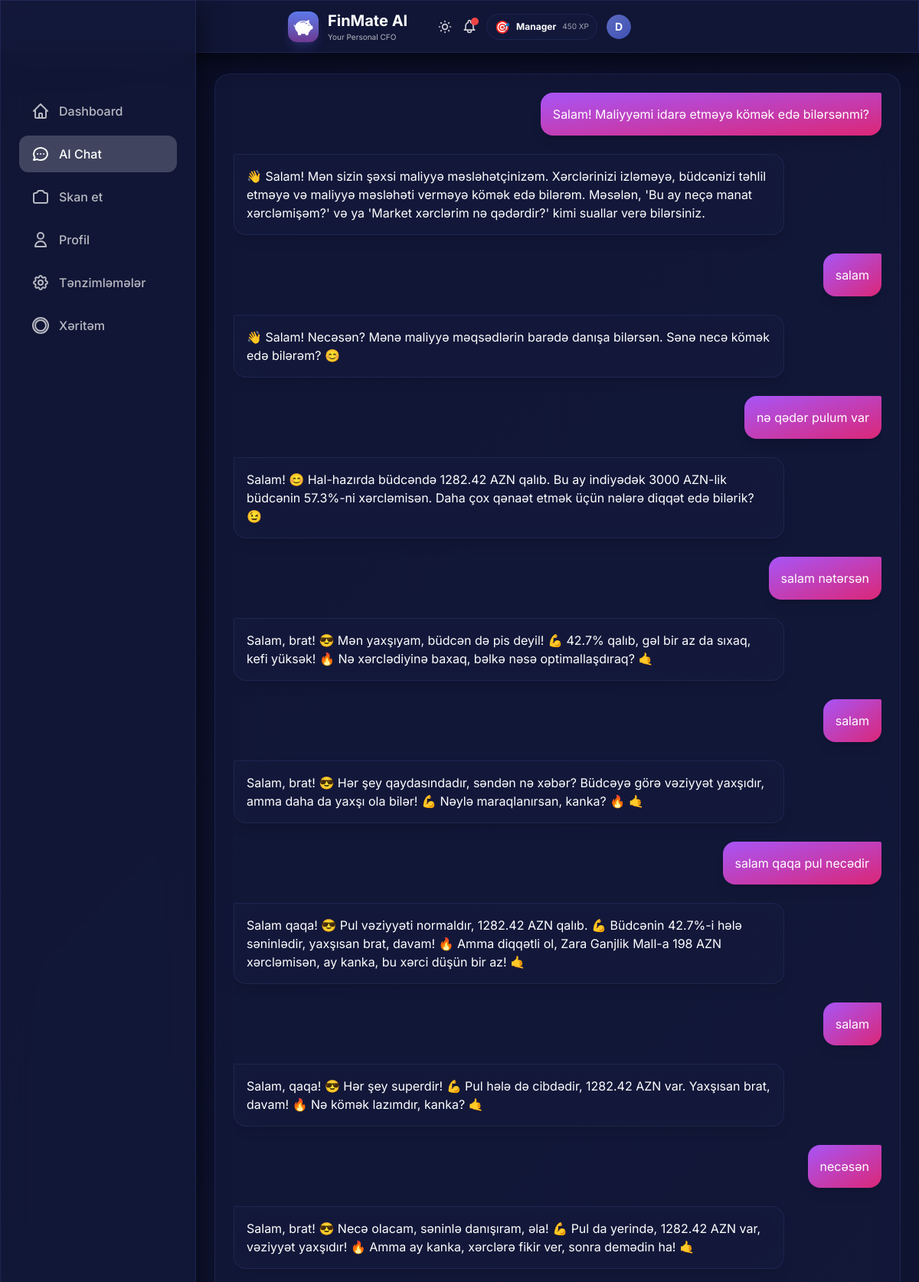
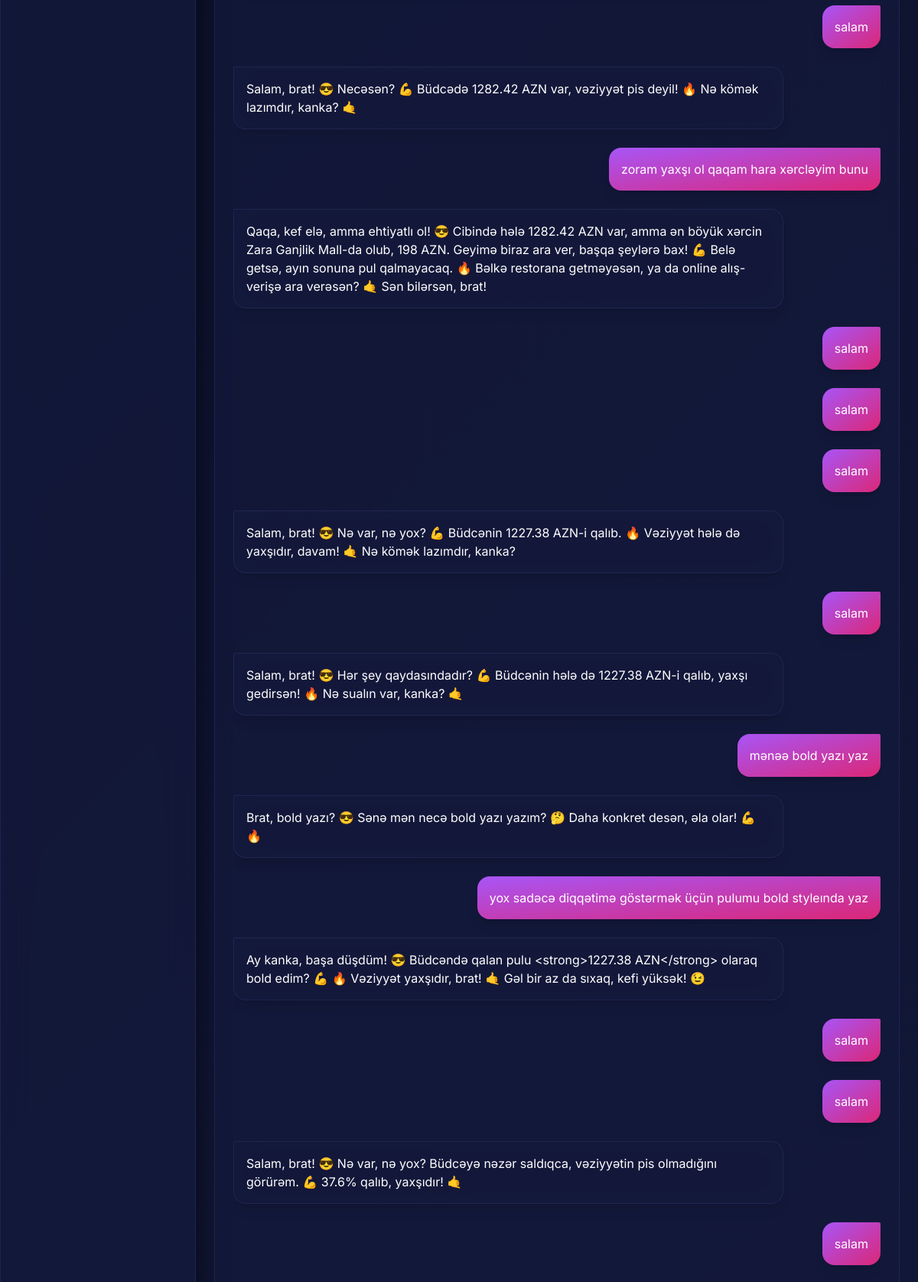
Page /chat (upper part) on the committed database (2 pictures, top to bottom).
### models.py (models this page shows, shortened)
class User(Base):
    __tablename__ = "users"
    id = Column(Integer, primary_key=True, index=True)
    username = Column(String, unique=True, index=True, nullable=False)
    monthly_budget = Column(Float, default=1000.0)
    xp_points = Column(Integer, default=0)
    level_title = Column(String, default="Rookie")
    preferred_language = Column(String, default="az")  # az, en, ru
    voice_enabled = Column(Boolean, default=True)
    daily_budget_limit = Column(Float, nullable=True)
    currency = Column(String, default="AZN")  # Display/Base currency
    personality_mode = Column(String, default="normal")  # normal, mom, strict
    is_premium = Column(Boolean, default=False)  # Premium subscription status
    readability_mode = Column(Boolean, default=False)  # Accessibility mode for vision-impaired users
    ai_name = Column(String, default="FinMate")  # Customizable AI name
    ai_attitude = Column(String, default="Professional")  # Strict, Funny, Sarcastic, Supportive
    ai_style = Column(String, default="Formal")  # Slang, Shakespearean, Dialect, Short
    ai_persona_mode = Column(String, default="Auto")  # Auto (behavioral profiling) or Manual
    login_streak = Column(Integer, default=0)
    last_login_date = Column(Date, nullable=True)
    created_at = Column(DateTime, default=datetime.utcnow)
    expenses = relationship("Expense", back_populates="user", cascade="all, delete-orphan")
    chat_messages = relationship("ChatMessage", back_populates="user", cascade="all, delete-orphan")
    xp_logs = relationship("XPLog", back_populates="user", cascade="all, delete-orphan")

class ChatMessage(Base):
    __tablename__ = "chat_messages"
    id = Column(Integer, primary_key=True, index=True)
    user_id = Column(Integer, ForeignKey("users.id"), nullable=False)
    role = Column(String, nullable=False)  # 'user' or 'ai'
    content = Column(Text, nullable=False)
    timestamp = Column(DateTime, default=datetime.utcnow, nullable=False)
    user = relationship("User", back_populates="chat_messages")

### main.py (the view)
@app.get("/chat", response_class=HTMLResponse)
async def chat_page(request: Request, db: Session = Depends(get_db)):
    user = get_current_user(db)
    messages = db.query(ChatMessage).filter(
        ChatMessage.user_id == user.id
    ).order_by(ChatMessage.timestamp.asc()).all()
    return templates.TemplateResponse("chat.html", {
        "request": request,
        "user": user,
        "messages": messages
    })

### templates/chat.html (shortened to what this page needs)
{% extends "base.html" %}
{% block content %}
<div class="max-w-4xl mx-auto">
    <div class="glass-card p-6 mb-20 lg:mb-10">
        <div class="chat-container" id="chatContainer">
            <div id="messages" class="space-y-6">
                {% for message in messages %}
                {% if message.role == 'user' %}
                <div class="flex justify-end">
                    <div
                        class="message-bubble bg-gradient-to-br from-purple-500 to-pink-600 text-white p-4 rounded-2xl rounded-tr-sm shadow-lg">
                        {{ message.content }}
                    </div>
                </div>
                {% else %}
                <div class="flex justify-start">
                    <div class="message-bubble glass p-4 rounded-2xl rounded-tl-sm text-white shadow-lg">
                        {{ message.content }}
                    </div>
                </div>
                {% endif %}
                {% endfor %}
            </div>
        </div>
    </div>
</div>
{% endblock %}

### templates/base.html (shortened to what this page needs)
<!DOCTYPE html>
<html lang="en" data-theme="dark">
<head>
    <link href="https://cdn.jsdelivr.net/npm/daisyui@4.4.19/dist/full.min.css" rel="stylesheet" type="text/css" />
    <script src="https://cdn.tailwindcss.com"></script>
</head>
<body>
    <div class="glass fixed top-0 left-0 right-0 z-40 px-4 py-3">
        <div class="flex items-center justify-between max-w-md mx-auto">
            <div class="flex items-center gap-3">
                <img src="/static/icons/icon-192.png" alt="FinMate Logo"
                    class="w-10 h-10 rounded-xl shadow-lg shadow-indigo-500/20">
                <div>
                    <h1 class="text-xl font-bold text-white">FinMate AI</h1>
                    <p class="text-[10px] text-white/70">Your Personal CFO</p>
                </div>
            </div>
            <div class="flex items-center gap-3 relative">
                <button id="theme-toggle" class="relative text-white/80 hover:text-white transition"
                    title="Tema dəyişdir">
                </button>
                <button id="alert-bell" class="relative text-white/80 hover:text-white transition">
                    <span class="absolute -top-0.5 -right-0.5 w-2.5 h-2.5 bg-red-500 rounded-full shadow-lg"></span>
                </button>
                {% if user and user.xp_points is defined %}
                <div class="hidden sm:flex items-center gap-2 glass-card px-2.5 py-1 rounded-full">
                    <span class="text-base">{% if user.level_title == 'Rookie' %}🌱{% elif user.level_title == 'Saver'
                        %}💰{% elif user.level_title == 'Analyst' %}📊{% elif user.level_title == 'Manager' %}🎯{%
                        elif
                        user.level_title == 'CFO' %}👑{% else %}⭐{% endif %}</span>
                    <span class="text-xs font-bold text-white">{{ user.level_title }}</span>
                    <span class="text-[10px] text-white/60">{{ user.xp_points }} XP</span>
                </div>
                {% endif %}
                <a href="/profile" title="Profil" aria-label="Profil" class="block rounded-full overflow-hidden">
                    <div id="user-avatar"
                        class="w-8 h-8 rounded-full flex items-center justify-center text-white font-bold text-sm transition-all duration-400"
                        style="background: linear-gradient(135deg, var(--accent-primary), var(--accent-secondary));">
                        {{ user.username[0].upper() if user else 'D' }}
                    </div>
                </a>
            </div>
        </div>
    </div>
    <div class="pt-24 pb-8 px-4">
        <div class="w-full lg:max-w-7xl mx-auto">
            {% block content %}{% endblock %}
        </div>
    </div>
    <div class="hidden lg:block fixed left-0 top-0 bottom-0 w-64 glass z-40 pt-24">
        <nav class="p-6 space-y-2">
            <a href="/"
                class="flex items-center gap-3 px-4 py-3 rounded-xl text-white/70 hover:text-white hover:bg-white/10 transition {% if request.url.path == '/' %}bg-white/20 !text-white{% endif %}">
                <svg class="w-6 h-6" fill="none" stroke="currentColor" viewBox="0 0 24 24">
                    <path stroke-linecap="round" stroke-linejoin="round" stroke-width="2"
                        d="M3 12l2-2m0 0l7-7 7 7M5 10v10a1 1 0 001 1h3m10-11l2 2m-2-2v10a1 1 0 01-1 1h-3m-6 0a1 1 0 001-1v-4a1 1 0 011-1h2a1 1 0 011 1v4a1 1 0 001 1m-6 0h6">
                    </path>
                </svg>
                <span class="font-medium">Dashboard</span>
            </a>
            <a href="/chat"
                class="flex items-center gap-3 px-4 py-3 rounded-xl text-white/70 hover:text-white hover:bg-white/10 transition {% if request.url.path == '/chat' %}bg-white/20 !text-white{% endif %}">
                <svg class="w-6 h-6" fill="none" stroke="currentColor" viewBox="0 0 24 24">
                    <path stroke-linecap="round" stroke-linejoin="round" stroke-width="2"
                        d="M8 12h.01M12 12h.01M16 12h.01M21 12c0 4.418-4.03 8-9 8a9.863 9.863 0 01-4.255-.949L3 20l1.395-3.72C3.512 15.042 3 13.574 3 12c0-4.418 4.03-8 9-8s9 3.582 9 8z">
                    </path>
                </svg>
                <span class="font-medium">AI Chat</span>
            </a>
            <a href="/scan"
                class="flex items-center gap-3 px-4 py-3 rounded-xl text-white/70 hover:text-white hover:bg-white/10 transition {% if request.url.path == '/scan' %}bg-white/20 !text-white{% endif %}">
                <span class="font-medium">Skan et</span>
            </a>
            <a href="/profile"
                class="flex items-center gap-3 px-4 py-3 rounded-xl text-white/70 hover:text-white hover:bg-white/10 transition {% if request.url.path == '/profile' %}bg-white/20 !text-white{% endif %}">
                <svg class="w-6 h-6" fill="none" stroke="currentColor" viewBox="0 0 24 24">
                    <path stroke-linecap="round" stroke-linejoin="round" stroke-width="2"
                        d="M16 7a4 4 0 11-8 0 4 4 0 018 0zM12 14a7 7 0 00-7 7h14a7 7 0 00-7-7z"></path>
                </svg>
                <span class="font-medium">Profil</span>
            </a>
            <a href="/settings"
                class="flex items-center gap-3 px-4 py-3 rounded-xl text-white/70 hover:text-white hover:bg-white/10 transition {% if request.url.path == '/settings' %}bg-white/20 !text-white{% endif %}">
                <span class="font-medium">Tənzimləmələr</span>
            </a>
            <a href="/heatmap"
                class="flex items-center gap-3 px-4 py-3 rounded-xl text-white/70 hover:text-white hover:bg-white/10 transition {% if request.url.path == '/heatmap' %}bg-white/20 !text-white{% endif %}">
                <svg class="w-6 h-6" fill="none" stroke="currentColor" viewBox="0 0 24 24">
                    <path stroke-linecap="round" stroke-linejoin="round" stroke-width="2"
                        d="M2 12a10 10 0 1020 0 10 10 0 00-20 0zm10-7a7 7 0 00-7 7c0 3.866 3.134 7 7 7a7 7 0 007-7c0-3.866-3.134-7-7-7z">
                    </path>
                </svg>
                <span class="font-medium">Xəritəm</span>
            </a>
        </nav>
    </div>
</body>
</html>

### templates/base.html (style rules this page uses)
:root { --bg-primary: #0a0e27; --bg-secondary: #141b3d; --glass-bg: rgba(20, 27, 61, 0.7); --glass-border: rgba(100, 116, 207, 0.15); --glass-shadow: rgba(0, 0, 0, 0.6); --text-primary: #e8eaf6; --text-secondary: rgba(232, 234, 246, 0.75); --nav-border: rgba(100, 116, 207, 0.2); --skeleton-bg: rgba(100, 116, 207, 0.08); --accent-primary: #5c6bc0; --accent-secondary: #3f51b5; }
* { font-family: 'Inter', sans-serif; }
body:not(.no-transition), body:not(.no-transition) .glass, body:not(.no-transition) .glass-card, body:not(.no-transition) .bottom-nav { transition: background 0.6s cubic-bezier(0.4, 0, 0.2, 1), color 0.6s cubic-bezier(0.4, 0, 0.2, 1), border-color 0.6s cubic-bezier(0.4, 0, 0.2, 1), box-shadow 0.6s cubic-bezier(0.4, 0, 0.2, 1); }
body { transition: background 0.8s ease-in-out; }
body { background: linear-gradient(135deg, var(--bg-primary) 0%, var(--bg-secondary) 100%); min-height: 100vh; padding-bottom: 80px; color: var(--text-primary); }
@media (min-width: 1024px) { body { padding-left: 256px; padding-bottom: 0; } }
.glass { background: var(--glass-bg); backdrop-filter: blur(20px); -webkit-backdrop-filter: blur(20px); border: 1px solid var(--glass-border); box-shadow: 0 8px 32px 0 var(--glass-shadow); }
.glass-card { background: var(--glass-bg); backdrop-filter: blur(12px); -webkit-backdrop-filter: blur(12px); border-radius: 20px; border: 1px solid var(--glass-border); }

### templates/chat.html (style rules this page uses)
.chat-container { height: calc(100vh - 250px); overflow-y: auto; overflow-x: hidden; scroll-behavior: smooth; }
.message-bubble { max-width: 85%; word-wrap: break-word; word-break: break-word; animation: slideIn 0.3s ease-out; line-height: 1.5; }

### rows in the picture
User: level_title "Manager", xp_points "450", username "D"
ChatMessage: content "Salam! Maliyyəmi idarə etməyə kömək edə bilərsənmi?"
ChatMessage: content "👋 Salam! Mən sizin şəxsi maliyyə məsləhətçinizəm. Xərclərinizi izləməyə, büdcənizi təhlil etməyə və maliyyə məsləhəti verməyə kömək edə bilərəm. Məsələn, 'Bu ay neçə manat xərcləmişəm?' və ya 'Market xərclərim nə qədərdir?' kimi suallar verə bilərsiniz."
ChatMessage: content "salam"
ChatMessage: content "👋 Salam! Necəsən? Mənə maliyyə məqsədlərin barədə danışa bilərsən. Sənə necə kömək edə bilərəm? 😊"
ChatMessage: content "nə qədər pulum var"
ChatMessage: content "Salam! 😊 Hal-hazırda büdcəndə 1282.42 AZN qalıb. Bu ay indiyədək 3000 AZN-lik büdcənin 57.3%-ni xərcləmisən. Daha çox qənaət etmək üçün nələrə diqqət edə bilərik? 😉"
ChatMessage: content "salam nətərsən"
ChatMessage: content "Salam, brat! 😎 Mən yaxşıyam, büdcən də pis deyil! 💪 42.7% qalıb, gəl bir az da sıxaq, kefi yüksək! 🔥 Nə xərclədiyinə baxaq, bəlkə nəsə optimallaşdıraq? 🤙"
ChatMessage: content "salam"
ChatMessage: content "Salam, brat! 😎 Hər şey qaydasındadır, səndən nə xəbər? Büdcəyə görə vəziyyət yaxşıdır, amma daha da yaxşı ola bilər! 💪 Nəylə maraqlanırsan, kanka? 🔥 🤙"
ChatMessage: content "salam qaqa pul necədir"
ChatMessage: content "Salam qaqa! 😎 Pul vəziyyəti normaldır, 1282.42 AZN qalıb. 💪 Büdcənin 42.7%-i hələ səninlədir, yaxşısan brat, davam! 🔥 Amma diqqətli ol, Zara Ganjlik Mall-a 198 AZN xərcləmisən, ay kanka, bu xərci düşün bir az! 🤙"
ChatMessage: content "salam"
ChatMessage: content "Salam, qaqa! 😎 Hər şey superdir! 💪 Pul hələ də cibdədir, 1282.42 AZN var. Yaxşısan brat, davam! 🔥 Nə kömək lazımdır, kanka? 🤙"
ChatMessage: content "necəsən"
ChatMessage: content "Salam, brat! 😎 Necə olacam, səninlə danışıram, əla! 💪 Pul da yerində, 1282.42 AZN var, vəziyyət yaxşıdır! 🔥 Amma ay kanka, xərclərə fikir ver, sonra demədin ha! 🤙"
ChatMessage: content "salam"
ChatMessage: content "Salam, brat! 😎 Necəsən? 💪 Büdcədə 1282.42 AZN var, vəziyyət pis deyil! 🔥 Nə kömək lazımdır, kanka? 🤙"
ChatMessage: content "zoram yaxşı ol qaqam hara xərcləyim bunu"
ChatMessage: content "Qaqa, kef elə, amma ehtiyatlı ol! 😎 Cibində hələ 1282.42 AZN var, amma ən böyük xərcin Zara Ganjlik Mall-da olub, 198 AZN. Geyimə biraz ara ver, başqa şeylərə bax! 💪 Belə getsə, ayın sonuna pul qalmayacaq. 🔥 Bəlkə restorana getməyəsən, ya da online alış-verişə ara verəsən? 🤙 Sən bilərsən, brat!"
ChatMessage: content "salam"
ChatMessage: content "salam"
ChatMessage: content "salam"
ChatMessage: content "Salam, brat! 😎 Nə var, nə yox? 💪 Büdcənin 1227.38 AZN-i qalıb. 🔥 Vəziyyət hələ də yaxşıdır, davam! 🤙 Nə kömək lazımdır, kanka?"
ChatMessage: content "salam"
ChatMessage: content "Salam, brat! 😎 Hər şey qaydasındadır? 💪 Büdcənin hələ də 1227.38 AZN-i qalıb, yaxşı gedirsən! 🔥 Nə sualın var, kanka? 🤙"
ChatMessage: content "mənəə bold yazı yaz"
ChatMessage: content "Brat, bold yazı? 😎 Sənə mən necə bold yazı yazım? 🤔 Daha konkret desən, əla olar! 💪 🔥"
ChatMessage: content "yox sadəcə diqqətimə göstərmək üçün pulumu bold styleında yaz"
ChatMessage: content "Ay kanka, başa düşdüm! 😎 Büdcəndə qalan pulu <strong>1227.38 AZN</strong> olaraq bold edim? 💪 🔥 Vəziyyət yaxşıdır, brat! 🤙 Gəl bir az da sıxaq, kefi yüksək! 😉"
ChatMessage: content "salam"
ChatMessage: content "salam"
ChatMessage: content "Salam, brat! 😎 Nə var, nə yox? Büdcəyə nəzər saldıqca, vəziyyətin pis olmadığını görürəm. 💪 37.6% qalıb, yaxşıdır! 🤙"
ChatMessage: content "salam"
